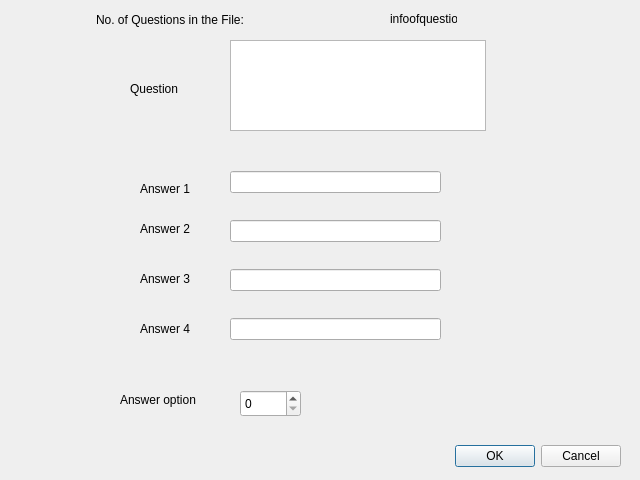
<?xml version="1.0" encoding="UTF-8"?>
<ui version="4.0">
 <class>questionentry</class>
 <widget class="QDialog" name="questionentry">
  <property name="geometry">
   <rect>
    <x>0</x>
    <y>0</y>
    <width>640</width>
    <height>480</height>
   </rect>
  </property>
  <property name="windowTitle">
   <string>Enter the question</string>
  </property>
  <widget class="QDialogButtonBox" name="buttonBox">
   <property name="geometry">
    <rect>
     <x>0</x>
     <y>440</y>
     <width>621</width>
     <height>32</height>
    </rect>
   </property>
   <property name="orientation">
    <enum>Qt::Horizontal</enum>
   </property>
   <property name="standardButtons">
    <set>QDialogButtonBox::Cancel|QDialogButtonBox::Ok</set>
   </property>
  </widget>
  <widget class="QLabel" name="answer1">
   <property name="geometry">
    <rect>
     <x>140</x>
     <y>180</y>
     <width>67</width>
     <height>17</height>
    </rect>
   </property>
   <property name="text">
    <string>Answer 1</string>
   </property>
  </widget>
  <widget class="QLabel" name="answer2">
   <property name="geometry">
    <rect>
     <x>140</x>
     <y>220</y>
     <width>67</width>
     <height>17</height>
    </rect>
   </property>
   <property name="text">
    <string>Answer 2</string>
   </property>
  </widget>
  <widget class="QLabel" name="answer3">
   <property name="geometry">
    <rect>
     <x>140</x>
     <y>270</y>
     <width>67</width>
     <height>17</height>
    </rect>
   </property>
   <property name="text">
    <string>Answer 3</string>
   </property>
  </widget>
  <widget class="QLabel" name="answer4">
   <property name="geometry">
    <rect>
     <x>140</x>
     <y>320</y>
     <width>67</width>
     <height>17</height>
    </rect>
   </property>
   <property name="text">
    <string>Answer 4</string>
   </property>
  </widget>
  <widget class="QSpinBox" name="spinBox">
   <property name="geometry">
    <rect>
     <x>240</x>
     <y>390</y>
     <width>61</width>
     <height>27</height>
    </rect>
   </property>
  </widget>
  <widget class="QLabel" name="answeroption">
   <property name="geometry">
    <rect>
     <x>120</x>
     <y>390</y>
     <width>121</width>
     <height>20</height>
    </rect>
   </property>
   <property name="text">
    <string>Answer option</string>
   </property>
  </widget>
  <widget class="QTextEdit" name="questionbox">
   <property name="geometry">
    <rect>
     <x>230</x>
     <y>40</y>
     <width>256</width>
     <height>91</height>
    </rect>
   </property>
  </widget>
  <widget class="QLabel" name="question">
   <property name="geometry">
    <rect>
     <x>130</x>
     <y>80</y>
     <width>67</width>
     <height>17</height>
    </rect>
   </property>
   <property name="text">
    <string>Question</string>
   </property>
  </widget>
  <widget class="QLabel" name="total">
   <property name="geometry">
    <rect>
     <x>390</x>
     <y>10</y>
     <width>67</width>
     <height>17</height>
    </rect>
   </property>
   <property name="text">
    <string>infoofquestion</string>
   </property>
  </widget>
  <widget class="QLabel" name="label">
   <property name="geometry">
    <rect>
     <x>96</x>
     <y>10</y>
     <width>211</width>
     <height>20</height>
    </rect>
   </property>
   <property name="text">
    <string>No. of Questions in the File:</string>
   </property>
  </widget>
  <widget class="QWidget" name="layoutWidget">
   <property name="geometry">
    <rect>
     <x>230</x>
     <y>150</y>
     <width>211</width>
     <height>211</height>
    </rect>
   </property>
   <layout class="QVBoxLayout" name="verticalLayout">
    <item>
     <widget class="QLineEdit" name="option1"/>
    </item>
    <item>
     <widget class="QLineEdit" name="option2"/>
    </item>
    <item>
     <widget class="QLineEdit" name="option3"/>
    </item>
    <item>
     <widget class="QLineEdit" name="option4"/>
    </item>
   </layout>
  </widget>
 </widget>
 <resources/>
 <connections>
  <connection>
   <sender>buttonBox</sender>
   <signal>accepted()</signal>
   <receiver>questionentry</receiver>
   <slot>accept()</slot>
   <hints>
    <hint type="sourcelabel">
     <x>248</x>
     <y>254</y>
    </hint>
    <hint type="destinationlabel">
     <x>157</x>
     <y>274</y>
    </hint>
   </hints>
  </connection>
  <connection>
   <sender>buttonBox</sender>
   <signal>rejected()</signal>
   <receiver>questionentry</receiver>
   <slot>reject()</slot>
   <hints>
    <hint type="sourcelabel">
     <x>316</x>
     <y>260</y>
    </hint>
    <hint type="destinationlabel">
     <x>286</x>
     <y>274</y>
    </hint>
   </hints>
  </connection>
 </connections>
</ui>
